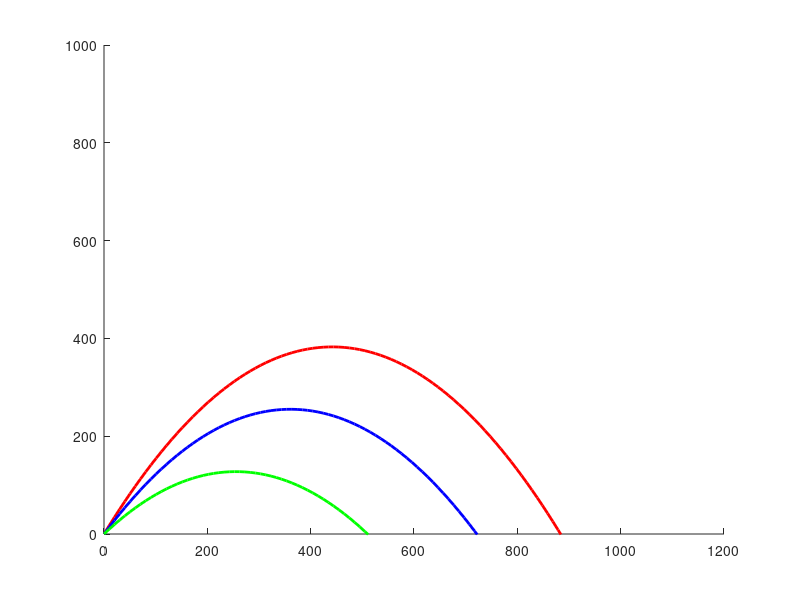

MATLAB code to generate this figure:
clear
close all

%% Primer caso, ang = pi/3 y v0 = 100 m/s.
ang1 = pi/3;
ang2 = pi/4;
ang3 = pi/6;
v0 = 100;
g = 9.8;
t = linspace(0,20,100);
x = cos(ang1) * v0 * t;
y1 = sin(ang1) * v0 * t - (g/2) * t.^2;
y2 = sin(ang2) * v0 * t - (g/2) * t.^2;
y3 = sin(ang3) * v0 * t - (g/2) * t.^2;

hold on
plot(x,y1,'r','linewidth',2)
plot(x,y2,'b','linewidth',2)
plot(x,y3,'g','linewidth',2)
ylim([0 1000])
hold off
